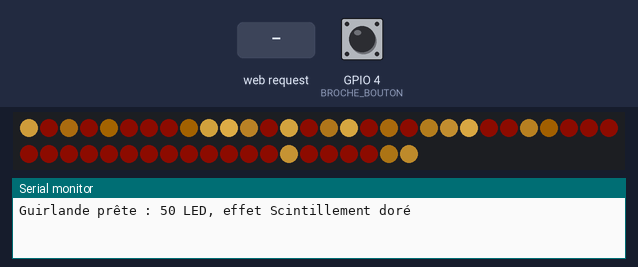
Simulated run of this program. Board: ESP32. Parts: 50 RGB LEDs in strip order, left to right, continuing on the next row, the last lines printed to the serial monitor. The inputs (shaded band) are chosen by the test bench; at power-on: GPIO 4 (BROCHE_BOUTON) HIGH. Dim RGB values are drawn brighter than linear; WiFi joins after 1.5 s; servers stay silent unless stated; the local clock reads 2024-03-15 10:24:30 at power-on unless the program sets it; random numbers use the default seed unless the program sets one; EEPROM starts erased.

Above: at 1.2 s.
1.3 s: GPIO 4 (BROCHE_BOUTON) pulled LOW for 0.15 s
At 1.62 s:
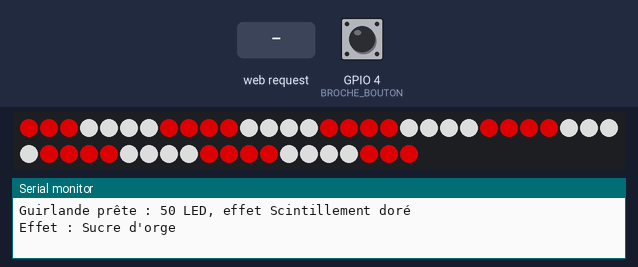
2.0 s: HTTP request GET /reglage?effet=1 received
At 2.42 s:
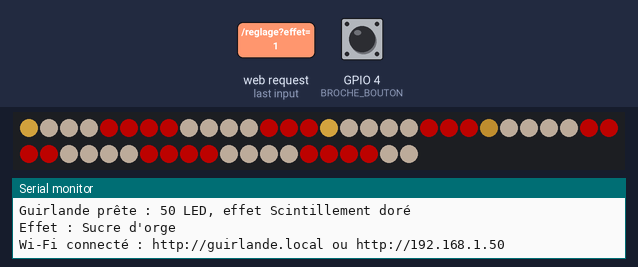
5.0 s: GPIO 4 (BROCHE_BOUTON) pulled LOW for 3.2 s
At 7.7 s:
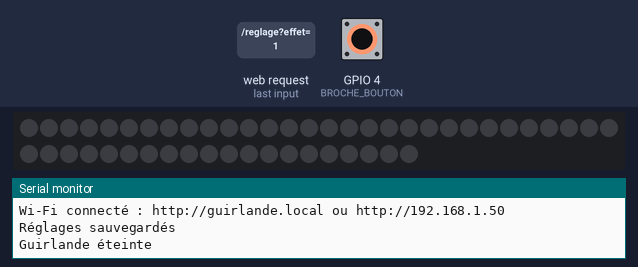
9.7 s: HTTP request GET /reglage?allumee=1&effet=1&lum=1 received
At 10.23 s:
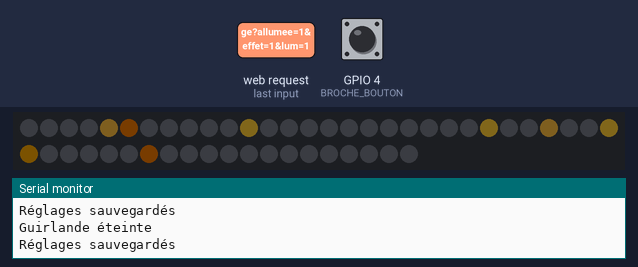
11.8 s: HTTP request GET /reglage?effet=0 received
At 12.6 s:
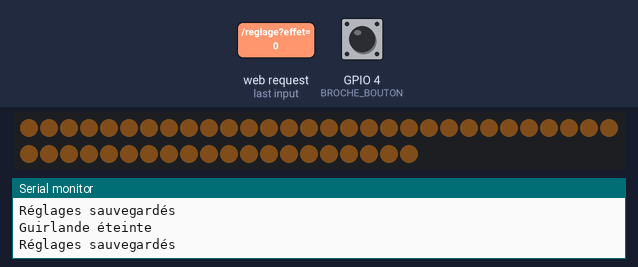
13.3 s: GPIO 4 (BROCHE_BOUTON) pulled LOW for 1 s
At 14.57 s:
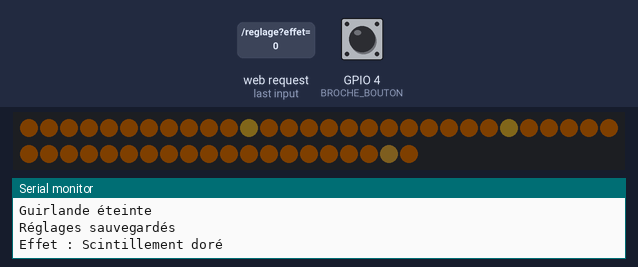
Timing chart, 0 to 15.9 s (numbered marks = the images above; inputs shaded):
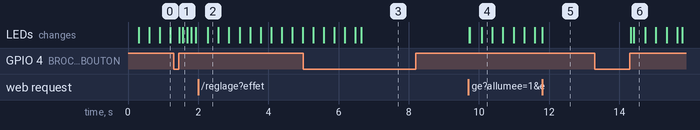

Measured:
- after the input at 9.7 s, the LEDs: first change at once (image 4 shows a later state)
- after the input at 13.3 s, the LEDs: first change after 1.0 s (image 6 shows a later state)

The program:

main.cpp
```cpp
// Guirlande de Noël - étape 2 : télécommande sur le téléphone et programmation horaire
//
// Fonctionnement :
//  - La guirlande se connecte au Wi-Fi et sert une page web sur http://guirlande.local
//    (ou sur son adresse IP, affichée dans le moniteur série).
//  - La page permet d'allumer, d'éteindre, de choisir l'effet, la couleur et la luminosité.
//  - Programmation : allumage et extinction automatiques à heure fixe (heure prise sur Internet).
//  - Les réglages sont gardés en mémoire et retrouvés après une coupure de courant.
//  - Le bouton de l'étape 1 marche toujours, même sans Wi-Fi.

#include <Arduino.h>
#include <FastLED.h>
#include <WiFi.h>
#include <WebServer.h>
#include <ESPmDNS.h>
#include <Preferences.h>
#include <time.h>
#include "config.h"
#include "effets.h"
#include "page.h"

#define APPUI_LONG_MS     1000
#define ANTIREBOND_MS     30
#define DELAI_SAUVEGARDE  3000  // on attend que les réglages ne bougent plus avant d'écrire en mémoire

CRGB leds[NB_LEDS];
WebServer serveur(80);
Preferences memoire;

struct Reglages {
  bool allumee = true;
  uint8_t effet = SCINTILLEMENT;
  uint8_t luminosite = 150;
  uint32_t couleur = 0xFF9632;   // blanc chaud
  bool programmation = false;
  uint16_t debut = 17 * 60;      // en minutes depuis minuit
  uint16_t fin = 23 * 60 + 30;
} reglages;

bool aSauvegarder = false;
uint32_t derniereModif = 0;
int8_t etaitDansPlage = -1;      // -1 = pas encore vérifié depuis le dernier changement d'horaires

// ---------- Mémoire ----------
void chargerReglages() {
  memoire.begin("guirlande", true);
  reglages.allumee       = memoire.getBool("allumee", reglages.allumee);
  reglages.effet         = memoire.getUChar("effet", reglages.effet);
  reglages.luminosite    = memoire.getUChar("lum", reglages.luminosite);
  reglages.couleur       = memoire.getUInt("couleur", reglages.couleur);
  reglages.programmation = memoire.getBool("prog", reglages.programmation);
  reglages.debut         = memoire.getUShort("debut", reglages.debut);
  reglages.fin           = memoire.getUShort("fin", reglages.fin);
  memoire.end();
  if (reglages.effet >= NB_EFFETS) reglages.effet = 0;
}

void sauvegarderReglages() {
  memoire.begin("guirlande", false);
  memoire.putBool("allumee", reglages.allumee);
  memoire.putUChar("effet", reglages.effet);
  memoire.putUChar("lum", reglages.luminosite);
  memoire.putUInt("couleur", reglages.couleur);
  memoire.putBool("prog", reglages.programmation);
  memoire.putUShort("debut", reglages.debut);
  memoire.putUShort("fin", reglages.fin);
  memoire.end();
  Serial.println("Réglages sauvegardés");
}

void marquerModifie() {
  aSauvegarder = true;
  derniereModif = millis();
}

// ---------- Heure et programmation ----------
bool heureLocale(struct tm& t) {
  return getLocalTime(&t, 0);  // 0 = ne pas attendre si l'heure n'est pas encore arrivée
}

void verifierProgrammation() {
  struct tm t;
  if (!reglages.programmation || !heureLocale(t)) return;

  uint16_t minutes = t.tm_hour * 60 + t.tm_min;
  bool dansPlage = (reglages.debut <= reglages.fin)
      ? (minutes >= reglages.debut && minutes < reglages.fin)
      : (minutes >= reglages.debut || minutes < reglages.fin);  // plage qui passe minuit

  // On n'agit qu'au changement de plage : un allumage à la main en dehors des horaires reste respecté
  if (dansPlage != etaitDansPlage) {
    etaitDansPlage = dansPlage;
    reglages.allumee = dansPlage;
    marquerModifie();
    Serial.println(dansPlage ? "Programmation : allumage" : "Programmation : extinction");
  }
}

String texteHeure(uint16_t minutes) {
  char texte[6];
  snprintf(texte, sizeof(texte), "%02d:%02d", minutes / 60, minutes % 60);
  return texte;
}

bool lireHeure(const String& texte, uint16_t& minutes) {
  int h, m;
  if (sscanf(texte.c_str(), "%d:%d", &h, &m) != 2 || h < 0 || h > 23 || m < 0 || m > 59) return false;
  minutes = h * 60 + m;
  return true;
}

// ---------- Serveur web ----------
String etatJson() {
  String json = "{";
  json += "\"allumee\":" + String(reglages.allumee ? 1 : 0);
  json += ",\"effet\":" + String(reglages.effet);
  json += ",\"lum\":" + String(reglages.luminosite);
  char couleur[7];
  snprintf(couleur, sizeof(couleur), "%06x", reglages.couleur);
  json += ",\"couleur\":\"" + String(couleur) + "\"";
  json += ",\"auto\":" + String(reglages.programmation ? "true" : "false");
  json += ",\"debut\":\"" + texteHeure(reglages.debut) + "\"";
  json += ",\"fin\":\"" + texteHeure(reglages.fin) + "\"";
  struct tm t;
  if (heureLocale(t)) json += ",\"heure\":\"" + texteHeure(t.tm_hour * 60 + t.tm_min) + "\"";
  json += ",\"effets\":[";
  for (uint8_t i = 0; i < NB_EFFETS; i++) {
    if (i) json += ",";
    json += "\"" + String(NOMS_EFFETS[i]) + "\"";
  }
  json += "]}";
  return json;
}

void pageAccueil() {
  serveur.send_P(200, "text/html; charset=utf-8", PAGE_HTML);
}

void pageEtat() {
  serveur.send(200, "application/json", etatJson());
}

// Exemple : /reglage?effet=3&lum=120&couleur=ff0000&allumee=1&auto=1&debut=17:00&fin=23:30
void pageReglage() {
  if (serveur.hasArg("allumee")) reglages.allumee = serveur.arg("allumee").toInt() != 0;
  if (serveur.hasArg("effet")) {
    int effet = serveur.arg("effet").toInt();
    if (effet >= 0 && effet < NB_EFFETS) reglages.effet = effet;
  }
  if (serveur.hasArg("lum")) reglages.luminosite = constrain(serveur.arg("lum").toInt(), 5, 255);
  if (serveur.hasArg("couleur")) reglages.couleur = strtoul(serveur.arg("couleur").c_str(), nullptr, 16) & 0xFFFFFF;
  if (serveur.hasArg("auto")) {
    reglages.programmation = serveur.arg("auto").toInt() != 0;
    etaitDansPlage = -1;  // appliquer les horaires tout de suite
  }
  if (serveur.hasArg("debut")) lireHeure(serveur.arg("debut"), reglages.debut);
  if (serveur.hasArg("fin")) lireHeure(serveur.arg("fin"), reglages.fin);

  marquerModifie();
  verifierProgrammation();
  serveur.send(200, "application/json", etatJson());
}

// ---------- Wi-Fi ----------
bool mdnsDemarre = false;

void surveillerWifi() {
  bool connecte = WiFi.status() == WL_CONNECTED;
  if (connecte && !mdnsDemarre) {
    mdnsDemarre = MDNS.begin(NOM_RESEAU);
    if (mdnsDemarre) MDNS.addService("http", "tcp", 80);
    Serial.printf("Wi-Fi connecté : http://%s.local ou http://%s\n", NOM_RESEAU, WiFi.localIP().toString().c_str());
  } else if (!connecte && mdnsDemarre) {
    MDNS.end();
    mdnsDemarre = false;
    Serial.println("Wi-Fi perdu, reconnexion en cours");
  }
}

// ---------- Bouton ----------
bool etatBouton = HIGH;
uint32_t dernierChangement = 0;
uint32_t debutAppui = 0;
bool appuiLongTraite = false;

void lireBouton() {
  bool lecture = digitalRead(BROCHE_BOUTON);
  uint32_t maintenant = millis();

  if (lecture != etatBouton && maintenant - dernierChangement > ANTIREBOND_MS) {
    dernierChangement = maintenant;
    etatBouton = lecture;
    if (etatBouton == LOW) {
      debutAppui = maintenant;
      appuiLongTraite = false;
    } else if (!appuiLongTraite && reglages.allumee) {
      reglages.effet = (reglages.effet + 1) % NB_EFFETS;
      Serial.printf("Effet : %s\n", NOMS_EFFETS[reglages.effet]);
      marquerModifie();
    }
  }

  if (etatBouton == LOW && !appuiLongTraite && maintenant - debutAppui > APPUI_LONG_MS) {
    appuiLongTraite = true;
    reglages.allumee = !reglages.allumee;
    Serial.println(reglages.allumee ? "Guirlande allumée" : "Guirlande éteinte");
    marquerModifie();
  }
}

// ---------- Programme ----------
void setup() {
  Serial.begin(115200);
  pinMode(BROCHE_BOUTON, INPUT_PULLUP);
  chargerReglages();

  FastLED.addLeds<TYPE_LEDS, BROCHE_DONNEES, ORDRE_COULEURS>(leds, NB_LEDS);
  FastLED.setMaxPowerInVoltsAndMilliamps(5, LIMITE_MA);
  FastLED.clear(true);
  random16_add_entropy(esp_random());

  // Connexion sans attendre : la guirlande s'allume même si le Wi-Fi ne répond pas
  WiFi.mode(WIFI_STA);
  WiFi.setHostname(NOM_RESEAU);
  WiFi.setAutoReconnect(true);
  WiFi.begin(WIFI_SSID, WIFI_MOTDEPASSE);
  configTzTime(FUSEAU_HORAIRE, SERVEUR_NTP);

  serveur.on("/", pageAccueil);
  serveur.on("/etat", pageEtat);
  serveur.on("/reglage", pageReglage);
  serveur.begin();

  Serial.printf("Guirlande prête : %d LED, effet %s\n", NB_LEDS, NOMS_EFFETS[reglages.effet]);
}

void loop() {
  serveur.handleClient();
  lireBouton();

  EVERY_N_SECONDS(1) {
    surveillerWifi();
    verifierProgrammation();
  }

  if (aSauvegarder && millis() - derniereModif > DELAI_SAUVEGARDE) {
    aSauvegarder = false;
    sauvegarderReglages();
  }

  EVERY_N_MILLISECONDS(16) {
    if (reglages.allumee) {
      dessinerEffet(reglages.effet, leds, NB_LEDS, CRGB(reglages.couleur));
    } else {
      fadeToBlackBy(leds, NB_LEDS, 20);
    }
    FastLED.setBrightness(reglages.luminosite);
    FastLED.show();
  }
}
```

effets.h
```cpp
// Guirlande de Noël - les effets lumineux
//
// Fichier identique dans les trois étapes. Chaque effet dessine une image dans le tableau leds ;
// il est appelé environ 60 fois par seconde et se base sur millis() pour garder la même vitesse
// quel que soit le nombre de LED.

#pragma once
#include <FastLED.h>

enum Effet : uint8_t {
  COULEUR_UNIE,
  SCINTILLEMENT,
  SUCRE_ORGE,
  ARC_EN_CIEL,
  BOUGIES,
  NEIGE,
  ROUGE_VERT,
  CONFETTIS,
  NB_EFFETS
};

const char* const NOMS_EFFETS[NB_EFFETS] = {
  "Couleur unie", "Scintillement doré", "Sucre d'orge", "Arc-en-ciel",
  "Bougies", "Neige", "Rouge et vert", "Confettis"
};

// Blanc chaud, proche d'une guirlande à ampoules classique
const CRGB BLANC_CHAUD = CRGB(255, 150, 50);

// Fond doré tamisé, avec des éclats qui s'allument au hasard puis s'estompent
static void effetScintillement(CRGB* leds, uint16_t n) {
  const CRGB fond = CRGB(40, 22, 0);
  for (uint16_t i = 0; i < n; i++) leds[i] = blend(leds[i], fond, 12);
  if (random8() < 80) leds[random16(n)] = CRGB(255, 200, 80);
}

// Rayures rouges et blanches qui défilent
static void effetSucreOrge(CRGB* leds, uint16_t n) {
  const uint8_t largeur = 4;
  uint32_t decalage = millis() / 120;
  for (uint16_t i = 0; i < n; i++) {
    leds[i] = ((i + decalage) / largeur) % 2 ? CRGB::Red : CRGB::White;
  }
}

// Arc-en-ciel qui tourne lentement
static void effetArcEnCiel(CRGB* leds, uint16_t n) {
  uint8_t ecart = max(1, 256 / n);
  fill_rainbow(leds, n, millis() / 30, ecart);
}

// Chaque LED vacille comme une flamme, indépendamment des autres
static void effetBougies(CRGB* leds, uint16_t n) {
  uint32_t t = millis() / 3;
  for (uint16_t i = 0; i < n; i++) {
    uint8_t vacillement = inoise8(i * 60, t);
    leds[i] = CRGB(255, 110, 15);
    leds[i].nscale8(qadd8(scale8(vacillement, 200), 40));
  }
}

// Nuit bleutée et flocons blancs qui apparaissent puis fondent
static void effetNeige(CRGB* leds, uint16_t n) {
  const CRGB nuit = CRGB(0, 0, 25);
  for (uint16_t i = 0; i < n; i++) leds[i] = blend(leds[i], nuit, 25);
  if (random8() < 50) leds[random16(n)] = CRGB::White;
}

// LED rouges et vertes alternées qui respirent, et échangent leur place toutes les 2 secondes
static void effetRougeVert(CRGB* leds, uint16_t n) {
  uint8_t lumiere = beatsin8(12, 50, 255);
  uint8_t phase = (millis() / 2000) % 2;
  for (uint16_t i = 0; i < n; i++) {
    leds[i] = ((i + phase) % 2) ? CRGB::Red : CRGB::Green;
    leds[i].nscale8(lumiere);
  }
}

// Points de toutes les couleurs qui s'allument au hasard
static void effetConfettis(CRGB* leds, uint16_t n) {
  fadeToBlackBy(leds, n, 10);
  if (random8() < 120) leds[random16(n)] += CHSV(random8(), 200, 255);
}

// Dessine une image de l'effet demandé. couleur ne sert qu'à l'effet COULEUR_UNIE.
static void dessinerEffet(uint8_t effet, CRGB* leds, uint16_t n, CRGB couleur) {
  switch (effet) {
    case COULEUR_UNIE:  fill_solid(leds, n, couleur); break;
    case SCINTILLEMENT: effetScintillement(leds, n); break;
    case SUCRE_ORGE:    effetSucreOrge(leds, n); break;
    case ARC_EN_CIEL:   effetArcEnCiel(leds, n); break;
    case BOUGIES:       effetBougies(leds, n); break;
    case NEIGE:         effetNeige(leds, n); break;
    case ROUGE_VERT:    effetRougeVert(leds, n); break;
    case CONFETTIS:     effetConfettis(leds, n); break;
    default:            fill_solid(leds, n, CRGB::Black); break;
  }
}
```

page.h
```cpp
// Guirlande de Noël - la page web de la télécommande
//
// Fichier identique aux étapes 2 et 3. La liste des effets vient de /etat, et le réglage
// de sensibilité du micro n'apparaît que si la guirlande en a un (étape 3).

#pragma once
#include <Arduino.h>

const char PAGE_HTML[] PROGMEM = R"rawliteral(<!DOCTYPE html>
<html lang="fr">
<head>
<meta charset="utf-8">
<meta name="viewport" content="width=device-width, initial-scale=1">
<title>Guirlande de Noël</title>
<style>
  body { font-family: system-ui, sans-serif; background: #10161f; color: #f2f2f2; margin: 0; padding: 16px; }
  h1 { font-size: 1.4em; margin: 0 0 4px; }
  .heure { color: #9aa4b2; margin-bottom: 16px; }
  section { background: #1b2430; border-radius: 12px; padding: 14px; margin-bottom: 14px; }
  h2 { font-size: 1em; margin: 0 0 10px; color: #ffcf6e; }
  button { font-size: 1em; border: 0; border-radius: 10px; padding: 12px; color: #f2f2f2; background: #2c3a4d; }
  .grille { display: grid; grid-template-columns: repeat(auto-fill, minmax(140px, 1fr)); gap: 8px; }
  .actif { background: #c0392b; }
  #interrupteur { width: 100%; font-size: 1.2em; }
  .ligne { display: flex; align-items: center; gap: 10px; margin: 8px 0; }
  input[type=range] { flex: 1; }
  input[type=color] { width: 60px; height: 40px; border: 0; background: none; }
  input[type=time] { font-size: 1em; padding: 6px; border-radius: 8px; border: 0; }
</style>
</head>
<body>
<h1>🎄 Guirlande de Noël</h1>
<div class="heure" id="heure"></div>

<section>
  <button id="interrupteur" onclick="envoyer({allumee: etat.allumee ? 0 : 1})">…</button>
</section>

<section>
  <h2>Effets</h2>
  <div class="grille" id="effets"></div>
</section>

<section>
  <h2>Réglages</h2>
  <div class="ligne">Luminosité
    <input type="range" id="lum" min="5" max="255" onchange="envoyer({lum: this.value})">
  </div>
  <div class="ligne">Couleur unie
    <input type="color" id="couleur" onchange="envoyer({couleur: this.value.substring(1), effet: 0})">
  </div>
  <div class="ligne" id="ligneSens" hidden>Sensibilité du micro
    <input type="range" id="sens" min="1" max="20" onchange="envoyer({sens: this.value})">
  </div>
</section>

<section>
  <h2>Programmation</h2>
  <div class="ligne"><label><input type="checkbox" id="auto"> Allumer et éteindre tout seul</label></div>
  <div class="ligne">De <input type="time" id="debut"> à <input type="time" id="fin"></div>
  <button onclick="envoyer({auto: document.getElementById('auto').checked ? 1 : 0,
    debut: document.getElementById('debut').value, fin: document.getElementById('fin').value})">Enregistrer</button>
</section>

<script>
let etat = {};

async function envoyer(params) {
  const reponse = await fetch('/reglage?' + new URLSearchParams(params));
  afficher(await reponse.json());
}

function afficher(e) {
  etat = e;
  document.getElementById('heure').textContent = e.heure ? 'Heure de la guirlande : ' + e.heure : 'Heure pas encore reçue';
  const inter = document.getElementById('interrupteur');
  inter.textContent = e.allumee ? 'Éteindre' : 'Allumer';
  inter.className = e.allumee ? '' : 'actif';

  const zone = document.getElementById('effets');
  zone.innerHTML = '';
  e.effets.forEach((nom, i) => {
    const b = document.createElement('button');
    b.textContent = nom;
    if (i === e.effet) b.className = 'actif';
    b.onclick = () => envoyer({effet: i, allumee: 1});
    zone.appendChild(b);
  });

  document.getElementById('lum').value = e.lum;
  document.getElementById('couleur').value = '#' + e.couleur;
  if (e.sens !== undefined) {
    document.getElementById('ligneSens').hidden = false;
    document.getElementById('sens').value = e.sens;
  }
  document.getElementById('auto').checked = e.auto;
  document.getElementById('debut').value = e.debut;
  document.getElementById('fin').value = e.fin;
}

fetch('/etat').then(r => r.json()).then(afficher);
</script>
</body>
</html>
)rawliteral";
```

config.example.h
```cpp
// Copier ce fichier en config.h et remplir les valeurs.
// config.h ne doit jamais être publié (il contient le mot de passe Wi-Fi).
#pragma once

#define WIFI_SSID       "NomDeTonWifi"
#define WIFI_MOTDEPASSE "MotDePasseWifi"

// Nom de la guirlande sur le réseau : la page s'ouvre sur http://guirlande.local
#define NOM_RESEAU      "guirlande"

// Fuseau horaire pour la programmation (ici : France, heure d'été automatique)
#define FUSEAU_HORAIRE  "CET-1CEST,M3.5.0,M10.5.0/3"
#define SERVEUR_NTP     "pool.ntp.org"

// ---------- Matériel ----------
#define BROCHE_DONNEES  16      // vers l'entrée DIN de la guirlande, à travers le 74AHCT125
#define BROCHE_BOUTON   4       // bouton poussoir entre GPIO4 et GND
#define NB_LEDS         50      // nombre de pixels de la guirlande
#define TYPE_LEDS       WS2811  // WS2811 pour une guirlande à pixels, WS2812B pour une bande
#define ORDRE_COULEURS  RGB     // guirlande WS2811 : souvent RGB ; bande WS2812B : GRB
#define LIMITE_MA       2500    // courant maximal, à garder sous la capacité de l'alimentation 5 V
```
